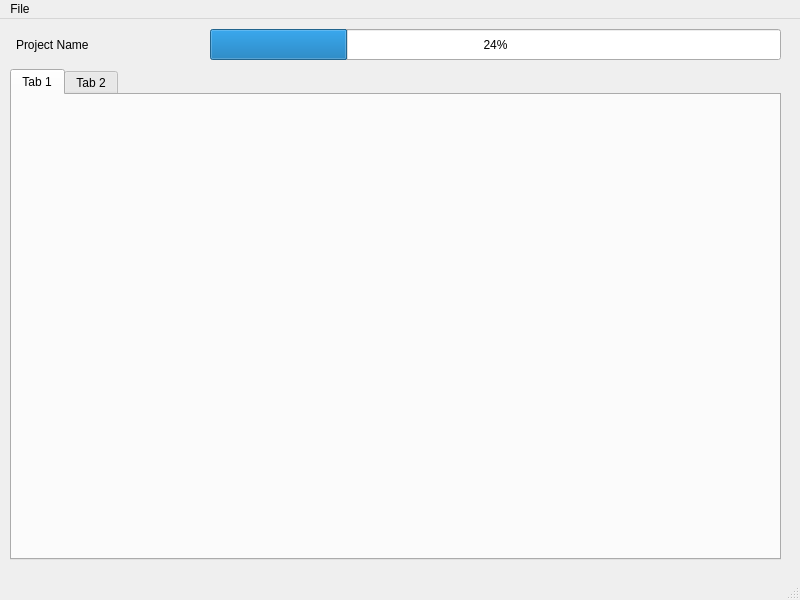
<?xml version="1.0" encoding="UTF-8"?>
<ui version="4.0">
 <class>LaunchWindow</class>
 <widget class="QMainWindow" name="LaunchWindow">
  <property name="geometry">
   <rect>
    <x>0</x>
    <y>0</y>
    <width>800</width>
    <height>600</height>
   </rect>
  </property>
  <property name="windowTitle">
   <string>MainWindow</string>
  </property>
  <widget class="QWidget" name="centralwidget">
   <widget class="QTabWidget" name="tabWidget">
    <property name="geometry">
     <rect>
      <x>10</x>
      <y>50</y>
      <width>771</width>
      <height>491</height>
     </rect>
    </property>
    <property name="currentIndex">
     <number>0</number>
    </property>
    <widget class="QWidget" name="tab">
     <attribute name="title">
      <string>Tab 1</string>
     </attribute>
    </widget>
    <widget class="QWidget" name="tab_2">
     <attribute name="title">
      <string>Tab 2</string>
     </attribute>
    </widget>
   </widget>
   <widget class="QProgressBar" name="prb_overall">
    <property name="geometry">
     <rect>
      <x>210</x>
      <y>10</y>
      <width>571</width>
      <height>31</height>
     </rect>
    </property>
    <property name="value">
     <number>24</number>
    </property>
   </widget>
   <widget class="QLabel" name="lbl_project_name">
    <property name="geometry">
     <rect>
      <x>16</x>
      <y>10</y>
      <width>181</width>
      <height>31</height>
     </rect>
    </property>
    <property name="text">
     <string>Project Name</string>
    </property>
   </widget>
  </widget>
  <widget class="QMenuBar" name="menubar">
   <property name="geometry">
    <rect>
     <x>0</x>
     <y>0</y>
     <width>800</width>
     <height>22</height>
    </rect>
   </property>
   <widget class="QMenu" name="menuFile">
    <property name="title">
     <string>File</string>
    </property>
    <addaction name="act_new_project"/>
    <addaction name="act_open"/>
   </widget>
   <addaction name="menuFile"/>
  </widget>
  <widget class="QStatusBar" name="statusbar"/>
  <action name="act_new_project">
   <property name="text">
    <string>New Project</string>
   </property>
  </action>
  <action name="act_open">
   <property name="text">
    <string>Open</string>
   </property>
  </action>
 </widget>
 <resources/>
 <connections/>
</ui>
